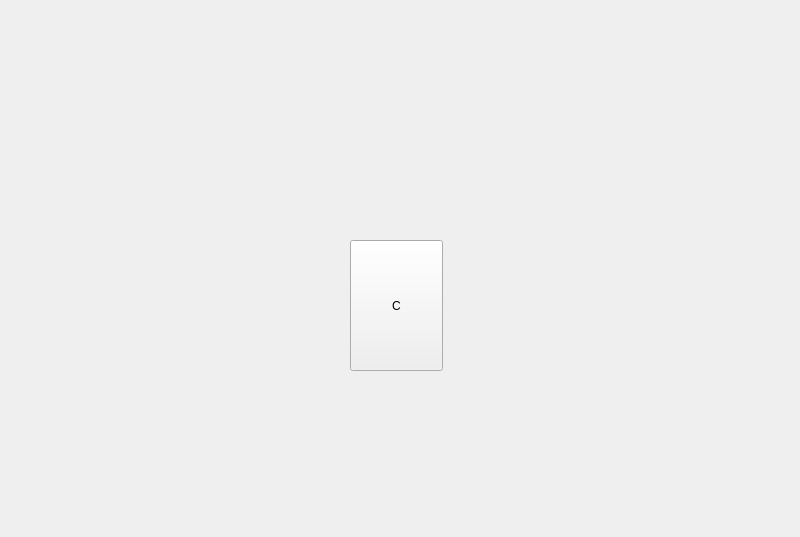
<?xml version="1.0" encoding="UTF-8"?>
<ui version="4.0">
 <class>BForm</class>
 <widget class="QWidget" name="BForm">
  <property name="geometry">
   <rect>
    <x>0</x>
    <y>0</y>
    <width>800</width>
    <height>537</height>
   </rect>
  </property>
  <property name="windowTitle">
   <string>Form</string>
  </property>
  <widget class="QPushButton" name="pushButton_C">
   <property name="geometry">
    <rect>
     <x>350</x>
     <y>240</y>
     <width>93</width>
     <height>131</height>
    </rect>
   </property>
   <property name="text">
    <string>C</string>
   </property>
  </widget>
 </widget>
 <resources/>
 <connections/>
</ui>
